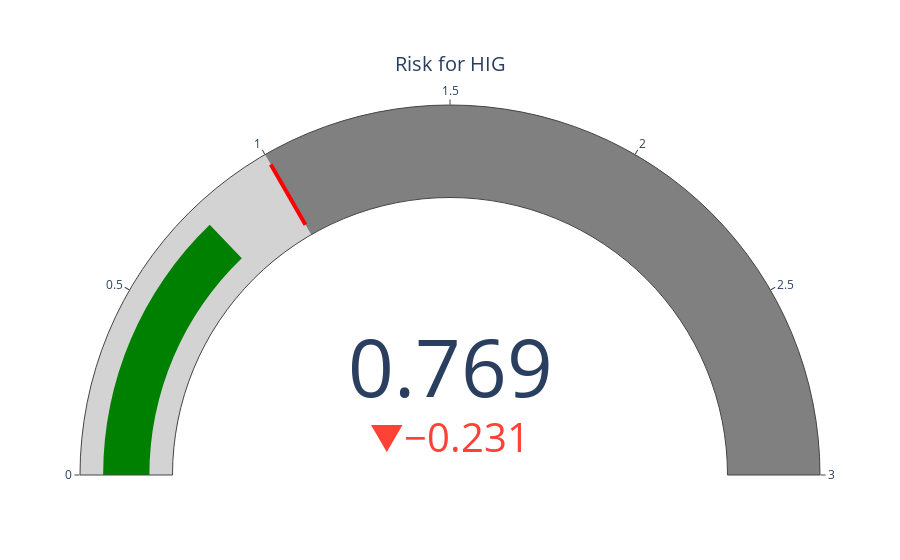

Write notebook code for a chart like this one.
### Code cell
fig = go.Figure(go.Indicator(
    domain = {'x': [0, 1], 'y': [0, 1]},
    value = beta_dict['HIG'],
    mode = "gauge+number+delta",
    title = {'text': "Risk for HIG"},
    delta = {'reference': 1},
    gauge = {'axis': {'range': [0, 3]},
             'steps' : [
                 {'range': [0, 1], 'color': "lightgray"},
                 {'range': [1, 3], 'color': "gray"}],
             'threshold' : {'line': {'color': "red", 'width': 4}, 'thickness': 0.75, 'value': 1.0}}))

plotly.offline.iplot(fig, filename='jupyter-parametric_plot')

### Figure 1 — Plotly figure (JSON) as saved in the notebook; plotly's stock layout.template omitted (floating-point values rounded to 4 significant figures)
{"data": [{"delta": {"reference": 1}, "domain": {"x": [0, 1], "y": [0, 1]}, "gauge": {"axis": {"range": [0, 3]}, "steps": [{"color": "lightgray", "range": [0, 1]}, {"color": "gray", "range": [1, 3]}], "threshold": {"line": {"color": "red", "width": 4}, "thickness": 0.75, "value": 1}}, "mode": "gauge+number+delta", "title": {"text": "Risk for HIG"}, "type": "indicator", "value": 0.7693}], "layout": {}}
